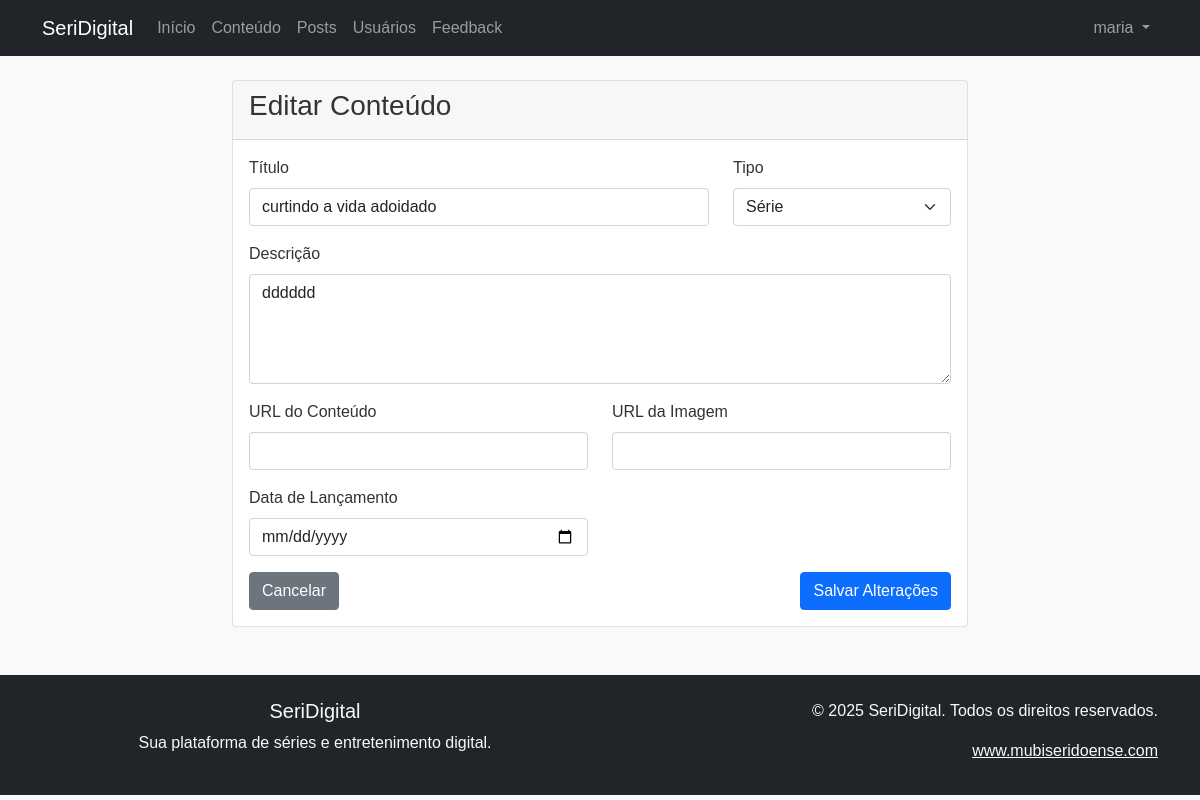
The app's page /content/1/edit (signed in) with its own data.
### app/models.py (models this page shows, shortened)
class Usuario(UserMixin, db.Model):
    __tablename__ = 'tb_users'
    __table_args__ = (
        db.UniqueConstraint('usr_email', name='uq_usuario_email'),
        {'sqlite_autoincrement': True}
    )
    id = db.Column('usr_id', db.Integer, primary_key=True)
    nome = db.Column('usr_name', db.String(255), nullable=False)
    email = db.Column('usr_email', db.String(255), nullable=False, unique=True, index=True)
    _senha_hash = db.Column('usr_password', db.String(255), nullable=False)
    profile_picture = db.Column('usr_profile_picture', db.String(255))
    biografia = db.Column('usr_bio', db.Text)
    is_admin = db.Column(db.Boolean, default=False, nullable=False)
    criado_em = db.Column('usr_created_at', db.DateTime, default=datetime.utcnow, nullable=False)
    seguidores = db.relationship('Follower', foreign_keys='Follower.follower_id', backref='seguidor', lazy='dynamic')
    seguidos = db.relationship('Follower', foreign_keys='Follower.followed_id', backref='seguido', lazy='dynamic')
    mensagens_enviadas = db.relationship('PrivateMessage', foreign_keys='PrivateMessage.sender_id', backref='sender', lazy='dynamic')
    mensagens_recebidas = db.relationship('PrivateMessage', foreign_keys='PrivateMessage.receiver_id', backref='receiver', lazy='dynamic')
    comentarios = db.relationship('Comment', backref='user', lazy='dynamic')
    likes = db.relationship('Like', backref='user', lazy='dynamic')
    historico_assistido = db.relationship('WatchHistory', backref='user', lazy='dynamic')
    avaliacoes = db.relationship('Rating', backref='user', lazy='dynamic')
    @property
    def senha(self):
        raise AttributeError("Senha não pode ser lida diretamente.")

class Content(db.Model):
    __tablename__ = 'tb_contents'
    id = db.Column('cnt_id', db.Integer, primary_key=True)
    title = db.Column('cnt_title', db.String(255), nullable=False)
    description = db.Column('cnt_description', db.Text)
    type = db.Column('cnt_type', db.String(50), nullable=False)  # ENUM substituído por String devido à falta de valores
    release_date = db.Column('cnt_release_date', db.Date)
    thumbnail = db.Column('cnt_thumbnail', db.String(255))
    url = db.Column('cnt_url', db.String(255))
    created_at = db.Column('cnt_created_at', db.DateTime, default=datetime.utcnow, nullable=False)
    comentarios = db.relationship('Comment', backref='content', lazy='dynamic')
    likes = db.relationship('Like', backref='content', lazy='dynamic')
    historico_assistido = db.relationship('WatchHistory', backref='content', lazy='dynamic')
    avaliacoes = db.relationship('Rating', backref='content', lazy='dynamic')
    categorias = db.relationship('ContentCategory', backref='content', lazy='dynamic')

### app/blueprints/content.py (the view, shortened to what this page needs)
@content_bp.route('/<int:content_id>/edit', methods=['GET', 'POST'])
@login_required
def edit_content(content_id):
    content = Content.query.get_or_404(content_id)
    return render_template('content/edit.html', content=content)

### app/blueprints/auth.py (called while the page is built)
@login_manager.user_loader
def load_user(user_id):
    return Usuario.query.get(int(user_id))

### app/templates/content/edit.html (shortened to what this page needs)
{% extends "base.html" %}
{% block content %}
<div class="container mt-4">
    <div class="row">
        <div class="col-md-8 mx-auto">
            <div class="card">
                <div class="card-header">
                    <h3>Editar Conteúdo</h3>
                </div>
                <div class="card-body">
                    <form method="POST">
                        <div class="row">
                            <div class="col-md-8 mb-3">
                                <label for="title" class="form-label">Título</label>
                                <input type="text" class="form-control" id="title" name="title" value="{{ content.title }}" required>
                            </div>
                            <div class="col-md-4 mb-3">
                                <label for="type" class="form-label">Tipo</label>
                                <select class="form-select" id="type" name="type" required>
                                    <option value="serie" {{ 'selected' if content.type == 'serie' else '' }}>Série</option>
                                </select>
                            </div>
                        </div>
                        <div class="mb-3">
                            <label for="description" class="form-label">Descrição</label>
                            <textarea class="form-control" id="description" name="description" rows="4">{{ content.description or '' }}</textarea>
                        </div>
                        <div class="row">
                            <div class="col-md-6 mb-3">
                                <label for="url" class="form-label">URL do Conteúdo</label>
                                <input type="url" class="form-control" id="url" name="url" value="{{ content.url or '' }}">
                            </div>
                            <div class="col-md-6 mb-3">
                                <label for="thumbnail" class="form-label">URL da Imagem</label>
                                <input type="url" class="form-control" id="thumbnail" name="thumbnail" value="{{ content.thumbnail or '' }}">
                            </div>
                        </div>
                        <div class="row">
                            <div class="col-md-6 mb-3">
                                <label for="release_date" class="form-label">Data de Lançamento</label>
                                <input type="date" class="form-control" id="release_date" name="release_date"
                                       value="{{ content.release_date.strftime('%Y-%m-%d') if content.release_date else '' }}">
                            </div>
                        </div>
                        <div class="d-flex justify-content-between">
                            <a href="{{ url_for('content.view_content', content_id=content.id) }}" class="btn btn-secondary">Cancelar</a>
                            <button type="submit" class="btn btn-primary">Salvar Alterações</button>
                        </div>
                    </form>
                </div>
            </div>
        </div>
    </div>
</div>
{% endblock %}

### app/templates/base.html (shortened to what this page needs)
<!DOCTYPE html>
<html lang="pt-br">
<head>
    <link href="https://cdn.jsdelivr.net/npm/bootstrap@5.1.3/dist/css/bootstrap.min.css" rel="stylesheet">
    <link rel="stylesheet" href="{{ url_for('static', filename='style.css') }}">
</head>
<body>
    <nav class="navbar navbar-expand-lg navbar-dark bg-dark">
        <div class="container">
            <a class="navbar-brand" href="{{ url_for('main.index') }}">SeriDigital</a>
            <div class="collapse navbar-collapse" id="navbarNav">
                <ul class="navbar-nav me-auto">
                    <li class="nav-item">
                        <a class="nav-link" href="{{ url_for('main.index') }}">Início</a>
                    </li>
                    <li class="nav-item">
                        <a class="nav-link" href="{{ url_for('content.list_content') }}">Conteúdo</a>
                    </li>
                    <li class="nav-item">
                        <a class="nav-link" href="{{ url_for('posts.list_posts') }}">Posts</a>
                    </li>
                    <li class="nav-item">
                        <a class="nav-link" href="{{ url_for('users.list_users') }}">Usuários</a>
                    </li>
                    <li class="nav-item">
                        <a class="nav-link" href="{{ url_for('feedback.enviar_feedback') }}">Feedback</a>
                    </li>
                </ul>
                <ul class="navbar-nav">
                    {% if current_user.is_authenticated %}
                        <li class="nav-item dropdown">
                            <a class="nav-link dropdown-toggle" href="#" id="navbarDropdown" role="button" data-bs-toggle="dropdown">
                                {{ current_user.nome }}
                            </a>
                        </li>
                    {% endif %}
                </ul>
            </div>
        </div>
    </nav>
    <main>
        {% block content %}{% endblock %}
    </main>
    <footer class="bg-dark text-light mt-5 py-4">
        <div class="container">
            <div class="row">
                <div class="col-md-6">
                    <h5>SeriDigital</h5>
                    <p>Sua plataforma de séries e entretenimento digital.</p>
                </div>
                <div class="col-md-6 text-end">
                    <p>&copy; 2025 SeriDigital. Todos os direitos reservados.</p>
                    <a href="https://www.mubiseridoense.com" target="_blank" class="text-light">www.mubiseridoense.com</a>
                </div>
            </div>
        </div>
    </footer>
</body>
</html>

### app/static/style.css (style rules this page uses)
body { font-family: Arial, sans-serif; margin: 0; background-color: #f9f9f9; color: #333; }
footer { background-color: #20232a; color: #ccc; text-align: center; padding: 20px 0; }

### records on screen
Usuario: nome "maria"
Content: title "curtindo a vida adoidado", description "dddddd"
